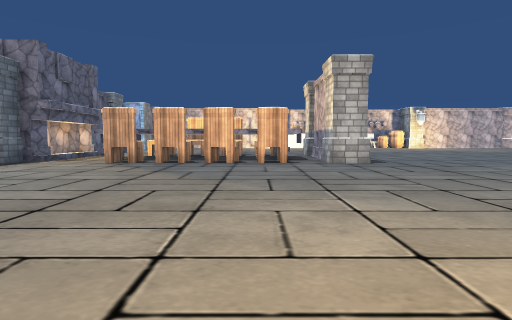
[1] (above)

22 first-person views from a walk through a scene from a Unity 3-D project. The camera is 1.2 m above the floor, tilts 4° down and sees 80° across. The floor is counted in squares, 2 m on a side. Each view is taken from the middle of a square. On the plan, view 1 faces up. The plan holds only what a view shows up to about 9 squares ahead; the rest is blank. The place goes on beyond the plan. Some surface patterns are stand-ins.

[2]
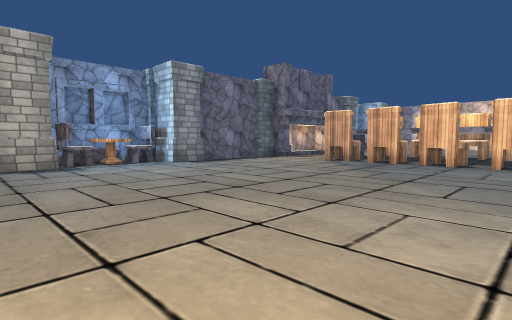

[3]
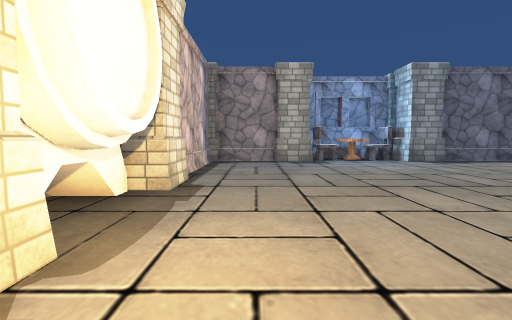

[4]
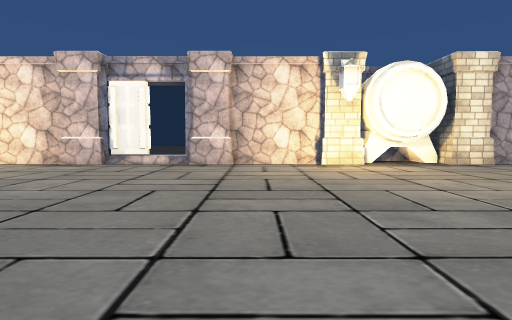

[5]
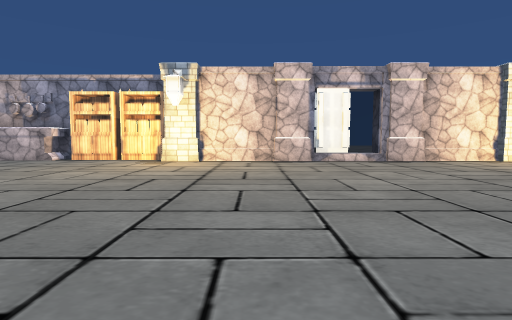

[6]
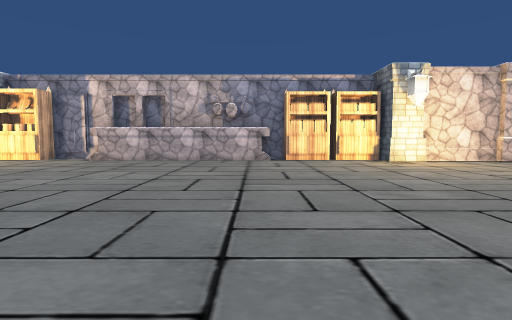

[7]
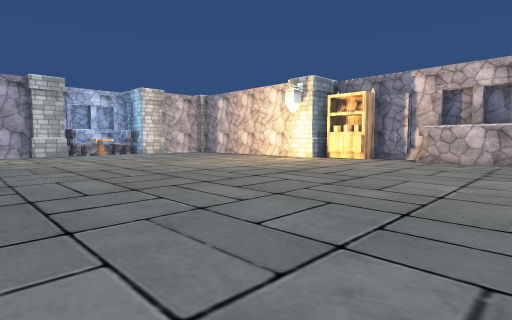

[8]
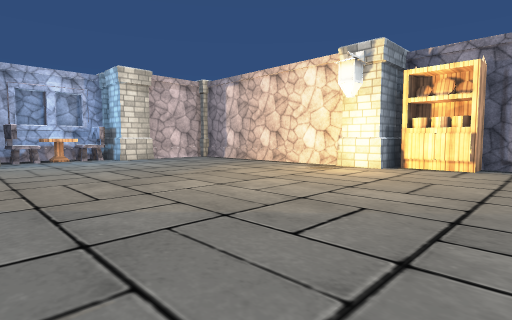

[9]
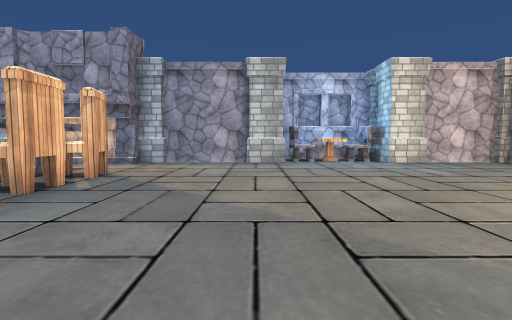

[10]
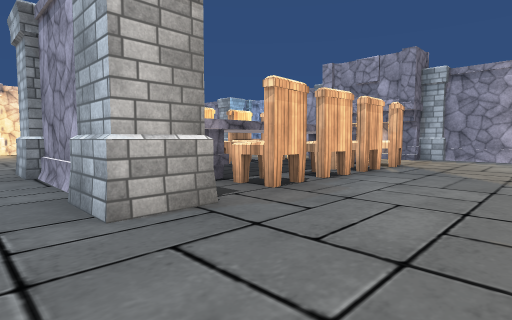

[11]
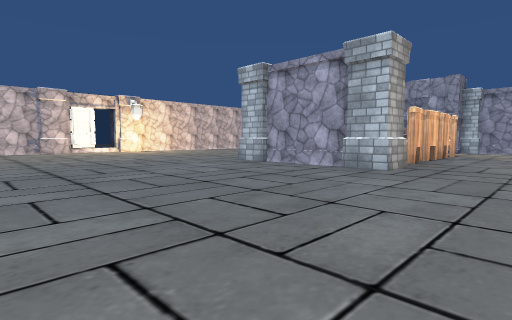

[12]
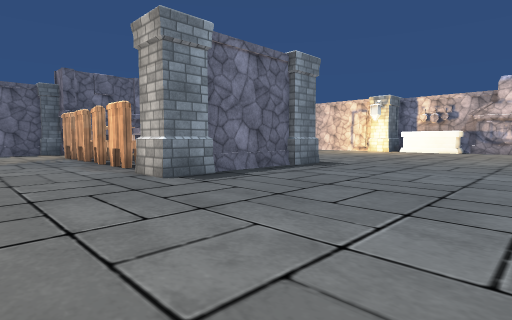

[13]
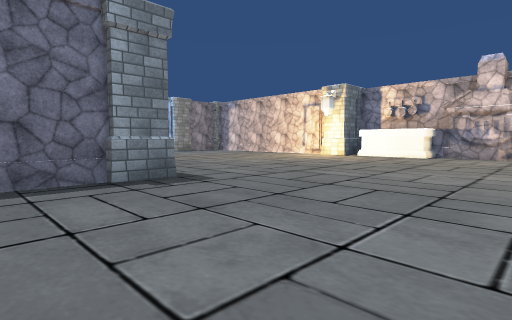

[14]
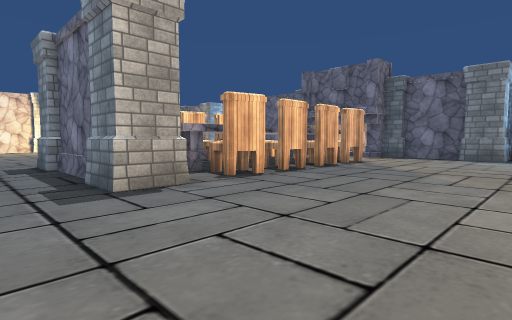

[15]
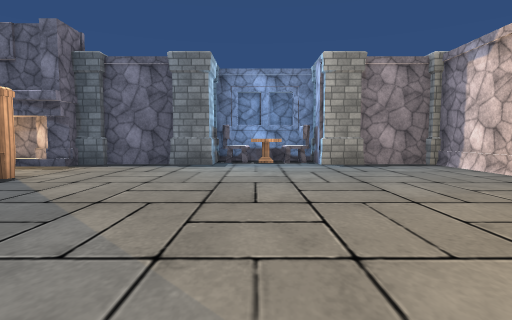

[16]
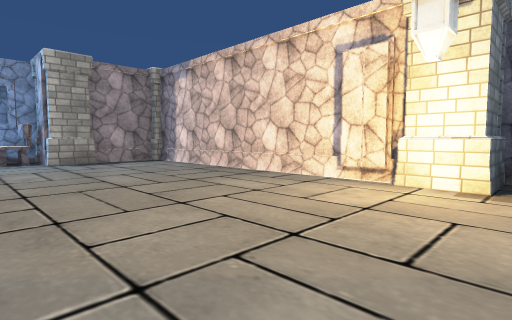

[17]
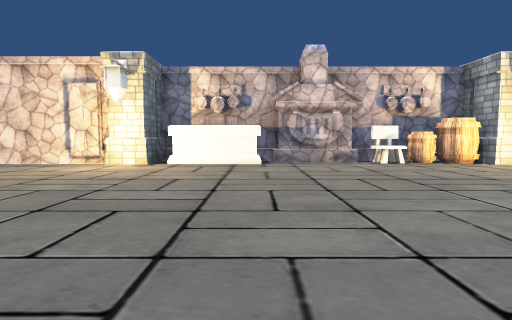

[18]
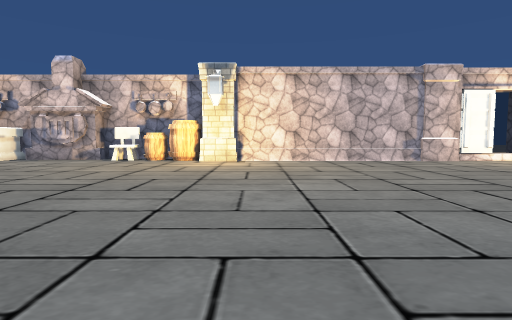

[19]
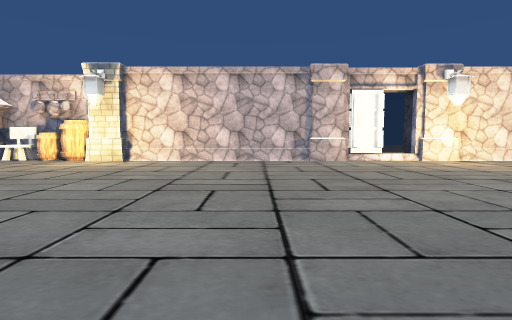

[20]
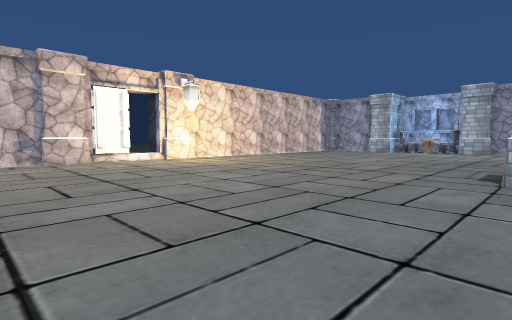

[21]
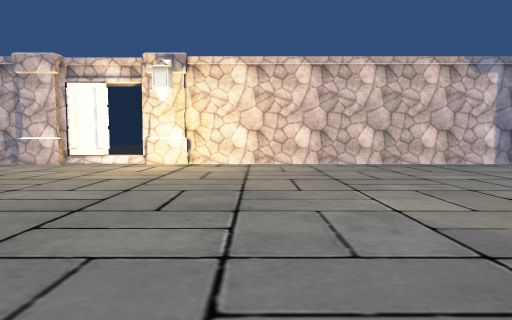

[22]
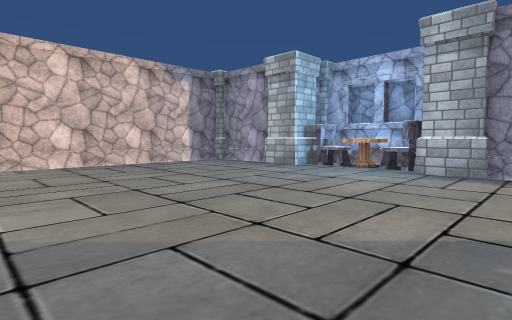

### Floor plan
Points are (right, up) in squares from view 1. A wall is a line through its corners. A room is listed if a view was taken in it or the views show most of it. See-through windows are left out.
Room 1 (views 1, 2, 3, 4, 5, 6, 7, 8, 9, 10, 11, 12, 13, 14, 15, 16, 17, 18, 19, 20, 21, 22)
walls: (19, 8.4) (19, 10.5); (2.5, 10.5) (2.5, 8.4); (21, 8.6) (20.5, 8.6); (0.5, 10.2) (1, 10.2); (13.6, -1.3) (18.4, -1.3); (0.3, 10.4) (1.3, 10.4); (7.4, -1.3) (9.4, -1.3); (7, 19.2) (7, 19.9); (7.6, 19.7) (7, 19.7); (13.8, -2) (13.8, -1.4); (13.6, -2.1) (13.6, -1.4) (18.4, -1.4); (6.6, 19.7) (4.4, 19.7); (7.5, 20.3) (6.5, 20.3); (17.5, 19.2) (10.5, 19.2); (4.4, -1.3) (6.6, -1.3); (-1.4, 10.4) (-0.9, 10.4); (3.5, -1) (7.6, -1); (4.6, 20.3) (4, 20.3) (4, 19.2) (2, 19.2); (18.5, -2.2) (20.1, -2.2); (1.8, -1.3) (3.6, -1.3); (-2.9, 10.4) (-2.4, 10.4); (1.9, 20.3) (1.4, 20.3); (0.6, 19.2) (-6.2, 19.2) (-6.2, 17.4); (22.6, -1.3) (25.6, -1.3); (27.3, 7.9) (27.1, 8.3); (-5.5, 7.9) (-6.1, 7.9); (27.5, 7.9) (27, 7.9); (-5.6, 10.6) (-5.8, 10) (-5.8, 8.7) (-5.6, 8.3) (-5.8, 7.9); (27.8, 5.4) (27.8, 7.4); (-6.2, 7) (-6.2, 5); (-6.2, 13.1) (-6.2, 11.5); (28, 3.5) (28, 4.1) (28.6, 4.1); (-6.4, 3.9) (-6.4, 3.4); (28, 15.4) (28, 16.1); (28.5, 13.9) (28, 13.9) (28, 14.5); (-6.5, 3.7) (-7, 3.7); (28, 2) (28.6, 2); (28, 1.9) (28, 2.5); (-6.4, 2.4) (-6.4, 1.7); (29, 14.1) (29, 16.4); (27.8, 17.4) (27.8, 19.2) (18.3, 19.2) (18.3, 20); (-6.4, 16.4) (-6.4, 15.6); (28.6, 16) (28, 16); (-6.4, 16.5) (-6.9, 16.5); (-5.1, -1.3) (-2.6, -1.3); (-7.5, 4) (-7.5, 1.6); (-6.2, 0.5) (-6.2, -0.5); (27.8, -0.5) (27.8, 0.6); (29, 1.8) (29, 4.3); (-7.5, 16.6) (-7.5, 13.9)
low walls: (7.6, 19.2) (7, 19.2); (-5.5, 8.4) (-5.5, 7.9); (-5.5, 10.5) (-5.5, 9.8)
objects: table (-7, 3); table (-7, 15); pillar (-6, -1); pillar (-6, 1); pillar (-6, 4); pillar (-6, 11); pillar (-6, 14); pillar (-6, 17); chair (-3, 8); chair (-3, 11); other object (-2, -2); pillar (-2, -1); chair (-2, 8); chair (-2, 11); other object (-1, -2) to (0, -1); chair (-1, 8); chair (-1, 11); chair (0, 8); chair (0, 11); pillar (1, -1); pillar (2, 8); pillar (2, 11); barrel (8, 20); barrel (9, 20); other object (10, -2); pillar (10, -1); pillar (10, 20); shelf (11, -2); shelf (13, -2); pillar (19, 8); pillar (19, 11); shelf (21, -2); chair (21, 8); pillar (22, -2); pillar (22, -1); chair (22, 8); chair (22, 11); chair (24, 8); chair (24, 11); chair (25, 8); other object (25, 11); pillar (28, -2) to (28, -1); pillar (28, 1); table (28, 3); pillar (28, 5); pillar (28, 13); table (28, 15); pillar (28, 17); pillar (29, 1); pillar (29, 17)

Positions as (right, up) in squares from view 1, and headings:
1: (0, 0), facing up
2: (1, 0), facing up-left
3: (2, 0), facing left
4: (3, 6), facing down
5: (8, 7), facing down
6: (14, 7), facing down
7: (16, 7), facing down-right
8: (19, 5), facing down-right
9: (20, 5), facing right
10: (18, 5), facing up-right
11: (13, 5), facing up-right
12: (7, 5), facing up-left
13: (7, 9), facing up-left
14: (4, 15), facing down-left
15: (1, 15), facing left
16: (2, 15), facing up-left
17: (4, 12), facing up
18: (11, 11), facing up
19: (14, 11), facing up
20: (14, 11), facing up-right
21: (21, 12), facing up
22: (22, 12), facing up-right
